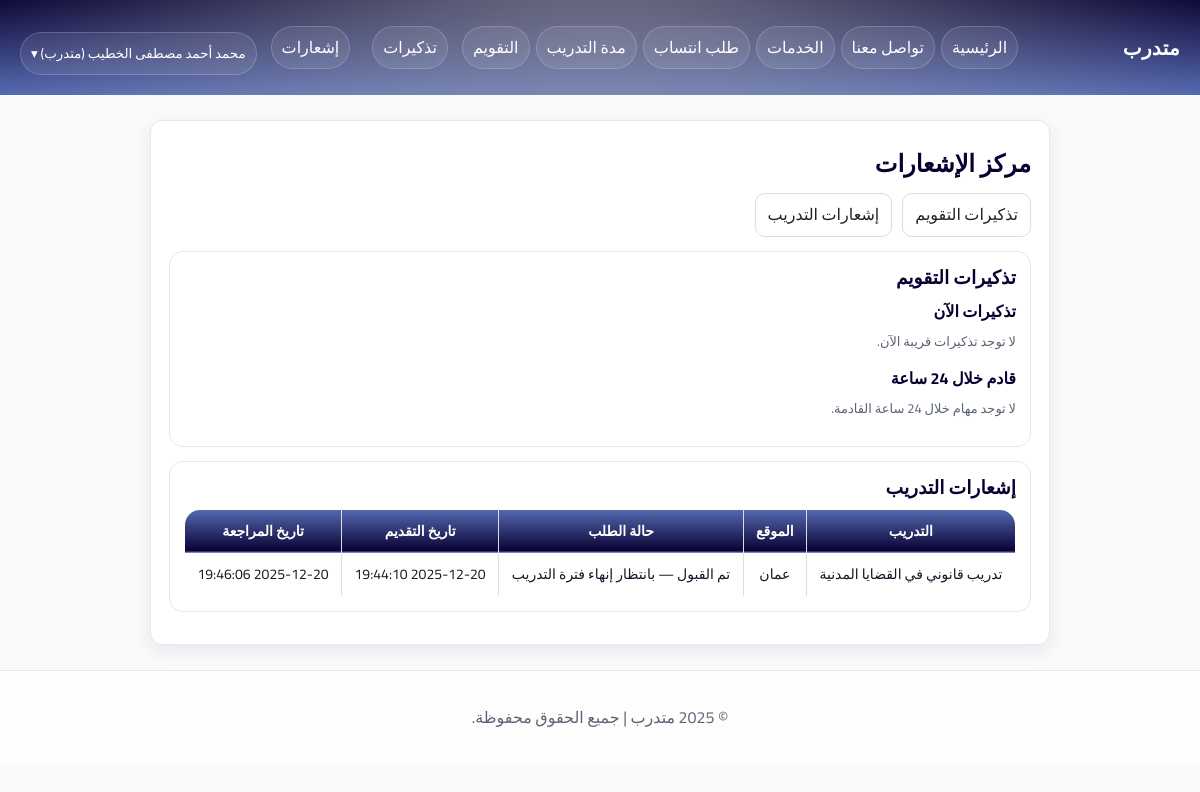
The page /calendar/upcoming_reminders.php (signed in) on the database as committed earlier.
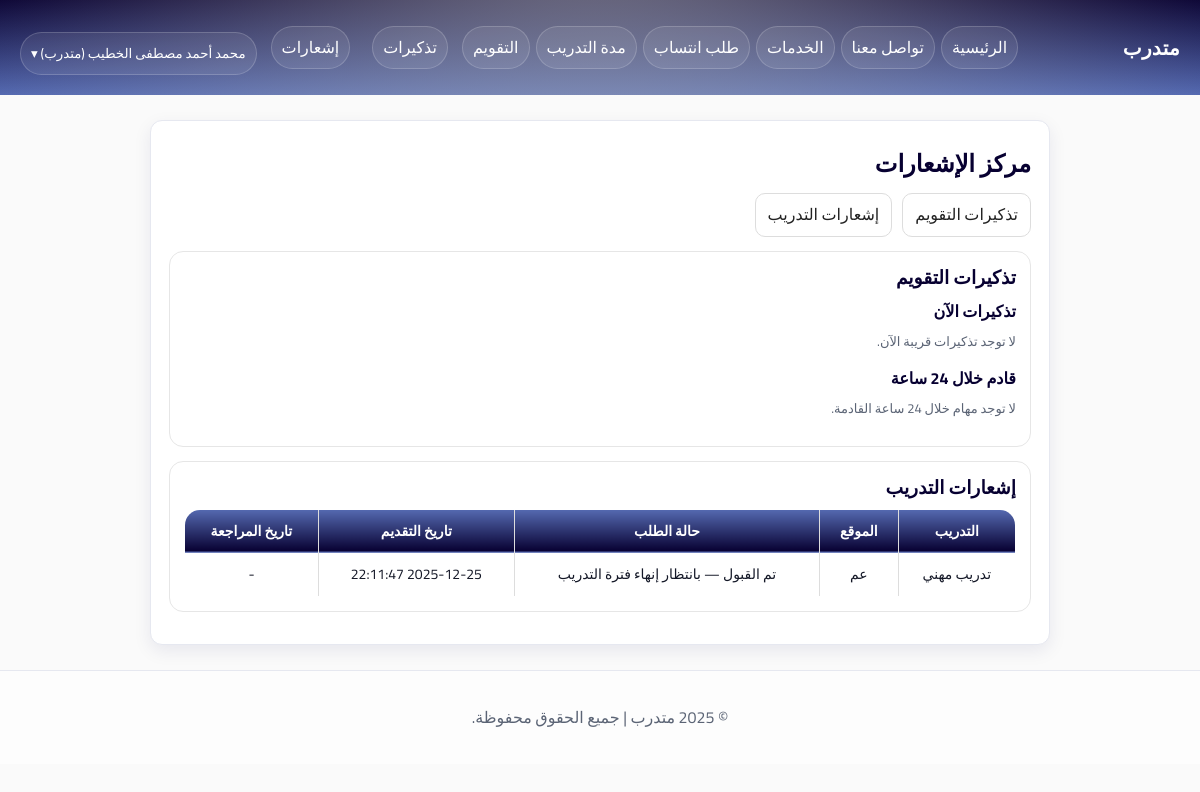
The same page on the database as committed later.
### tables this page shows
CREATE TABLE `training_applications` (
  `application_id` int(11) NOT NULL,
  `trainee_id` int(11) NOT NULL,
  `training_id` int(11) NOT NULL,
  `status` enum('pending','accepted','rejected','completed') NOT NULL DEFAULT 'pending',
  `trainee_seen` tinyint(1) NOT NULL DEFAULT 0,
  `applied_at` datetime NOT NULL DEFAULT current_timestamp(),
  `reviewed_at` datetime DEFAULT NULL,
  `notes` text DEFAULT NULL,
  `syndicate_notified` tinyint(1) NOT NULL DEFAULT 0
);

CREATE TABLE `trainings` (
  `training_id` int(11) NOT NULL,
  `lawyer_id` int(11) NOT NULL,
  `title` varchar(200) NOT NULL,
  `description` text DEFAULT NULL,
  `duration_months` int(11) DEFAULT NULL,
  `location` varchar(255) DEFAULT NULL,
  `start_date` date DEFAULT NULL,
  `end_date` date DEFAULT NULL,
  `status` enum('open','closed') NOT NULL DEFAULT 'open',
  `seats` int(11) NOT NULL DEFAULT 1,
  `created_at` datetime NOT NULL DEFAULT current_timestamp(),
  `updated_at` datetime NOT NULL DEFAULT current_timestamp() ON UPDATE current_timestamp()
);

### calendar/upcoming_reminders.php (the view, shortened to what this page needs)
<?php
require_once("../config/db.php");
$userId = (int) $_SESSION['user_id'];
$role = $_SESSION['role'] ?? 'guest';
$stmtNow = $pdo->prepare("
  SELECT event_id, title, description, start_at, end_at, all_day, reminder_minutes, type
  FROM calendar_events
  WHERE user_id = ?
    AND reminder_minutes IS NOT NULL
    AND reminder_minutes > 0
    AND start_at IS NOT NULL
    AND NOW() >= DATE_SUB(start_at, INTERVAL reminder_minutes MINUTE)
    AND NOW() < start_at
  ORDER BY start_at ASC
");
$stmtNow->execute([$userId]);
$remindersNow = $stmtNow->fetchAll(PDO::FETCH_ASSOC);
$stmtNext = $pdo->prepare("
  SELECT event_id, title, description, start_at, end_at, all_day, reminder_minutes, type
  FROM calendar_events
  WHERE user_id = ?
    AND start_at IS NOT NULL
    AND start_at >= NOW()
    AND start_at < DATE_ADD(NOW(), INTERVAL 24 HOUR)
  ORDER BY start_at ASC
");
$stmtNext->execute([$userId]);
$next24h = $stmtNext->fetchAll(PDO::FETCH_ASSOC);
$applications = [];
if ($role === 'trainee') {
  $stmt = $pdo->prepare("SELECT trainee_id FROM trainees WHERE user_id = ? LIMIT 1");
  $stmt->execute([$userId]);
  $trainee = $stmt->fetch(PDO::FETCH_ASSOC);
  if (!$trainee) {
    $trainee_id = null;
  } else {
    $trainee_id = (int) $trainee['trainee_id'];
    $stmt = $pdo->prepare("
            SELECT
                ta.application_id,
                ta.status,
                ta.applied_at,
                ta.reviewed_at,
                ta.trainee_seen,
                t.title,
                t.location
            FROM training_applications ta
            JOIN trainings t ON ta.training_id = t.training_id
            WHERE ta.trainee_id = ?
            ORDER BY ta.applied_at DESC
        ");
    $stmt->execute([$trainee_id]);
    $applications = $stmt->fetchAll(PDO::FETCH_ASSOC);
  }
}
?>
<!DOCTYPE html>
<html lang="ar" dir="rtl">
<head>
  <link rel="stylesheet" href="/mutadarrib/assets/css/style.css">
</head>
<body>
  <?php include("../includes/header.php"); ?>
  <div class="wrap">
    <h2 class="page-title">مركز الإشعارات</h2>
    <div class="tabs">
      <a href="#reminders">تذكيرات التقويم</a>
      <?php if ($role === 'trainee'): ?>
        <a href="#training">إشعارات التدريب</a>
      <?php endif; ?>
    </div>
    <div class="section" id="reminders">
      <h3>تذكيرات التقويم</h3>
      <h4 style="margin-top:12px;">تذكيرات الآن</h4>
      <?php if (empty($remindersNow)): ?>
        <p class="muted">لا توجد تذكيرات قريبة الآن.</p>
      <?php endif; ?>
      <h4 style="margin-top:16px;">قادم خلال 24 ساعة</h4>
      <?php if (empty($next24h)): ?>
        <p class="muted">لا توجد مهام خلال 24 ساعة القادمة.</p>
      <?php endif; ?>
    </div>
    <?php if ($role === 'trainee'): ?>
      <div class="section" id="training">
        <h3>إشعارات التدريب</h3>
        <?php if (!isset($trainee_id) || !$trainee_id): ?>
          <div class="alert-exam-danger">
            حسابك متدرب لكن غير مربوط بسجل متدرب في جدول trainees.
          </div>
        <?php else: ?>
          <?php if (empty($applications)): ?>
            <p class="muted">لا يوجد طلبات تدريب حتى الآن.</p>
          <?php else: ?>
            <table>
              <thead>
                <tr>
                  <th>التدريب</th>
                  <th>الموقع</th>
                  <th>حالة الطلب</th>
                  <th>تاريخ التقديم</th>
                  <th>تاريخ المراجعة</th>
                </tr>
              </thead>
              <tbody>
                <?php foreach ($applications as $row): ?>
                  <tr class="<?= ((int) $row['trainee_seen'] === 0 && $row['status'] !== 'pending') ? 'unread-row' : '' ?>">
                    <td><?= htmlspecialchars($row['title']) ?></td>
                    <td><?= htmlspecialchars($row['location']) ?></td>
                    <td>
                      <?php if ($row['status'] === 'pending'): ?>
                        قيد المراجعة
                      <?php elseif ($row['status'] === 'accepted'): ?>
                        تم القبول — بانتظار إنهاء فترة التدريب
                      <?php elseif ($row['status'] === 'rejected'): ?>
                        تم الرفض
                      <?php elseif ($row['status'] === 'completed'): ?>
                        أنهيت فترة التدريب وأنت جاهز لامتحان المزاولة
                      <?php else: ?>
                        <?= htmlspecialchars($row['status']) ?>
                      <?php endif; ?>
                    </td>
                    <td><?= htmlspecialchars($row['applied_at']) ?></td>
                    <td><?= $row['reviewed_at'] ? htmlspecialchars($row['reviewed_at']) : '-' ?></td>
                  </tr>
                <?php endforeach; ?>
              </tbody>
            </table>
          <?php endif; ?>
        <?php endif; ?>
      </div>
    <?php endif; ?>
  </div>
  <?php include("../includes/footer.php"); ?>
</body>
</html>

Rows that differ between the two databases and show on the page:
removed training_applications: training.title "تدريب قانوني في القضايا المدنية", training.location "عمان", status "تم القبول — بانتظار إنهاء فترة التدريب", applied_at "2025-12-20 19:44:10", reviewed_at "2025-12-20 19:46:06"
added training_applications: training.title "تدريب مهني", training.location "عم", status "تم القبول — بانتظار إنهاء فترة التدريب", applied_at "2025-12-25 22:11:47"
